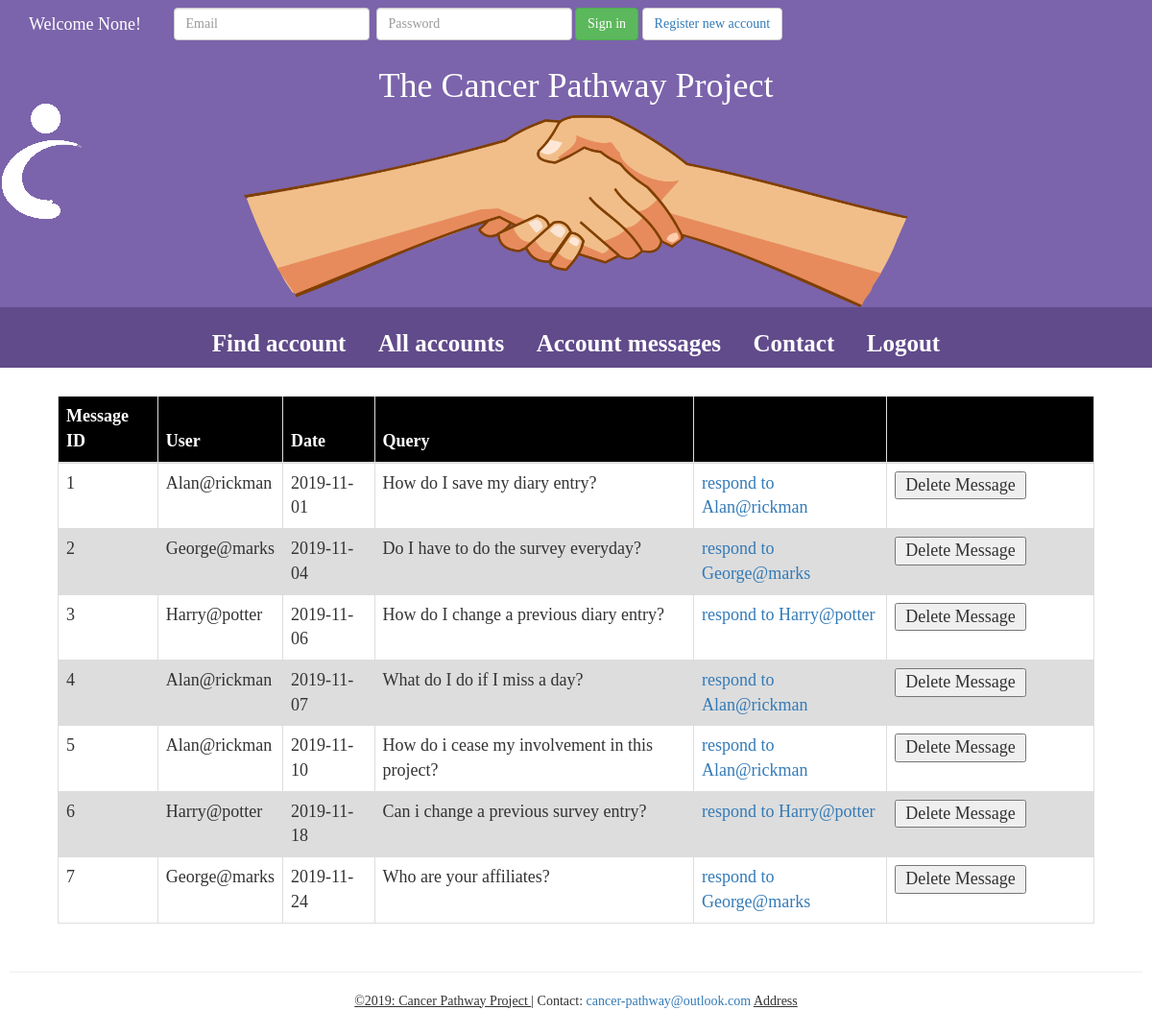
Screenshot of /allComments with the database file from the repository.
### tables this page shows
CREATE TABLE 'contactFormUsers' (
    'messageID' INTEGER NOT NULL PRIMARY KEY AUTOINCREMENT,
    'accountID' INTEGER,
		'volunteer' INTEGER,
    'query' TEXT NOT NULL,
    'date' DATETIME NOT NULL,

		FOREIGN KEY (volunteer) REFERENCES accounts(volunteerID),
    FOREIGN KEY (accountID) REFERENCES accounts(userID)
);

CREATE TABLE 'accounts' (
'userID'		   INTEGER NOT NULL PRIMARY KEY AUTOINCREMENT,
'email_addr'		TEXT NOT NULL,
'name'	            TEXT NOT NULL,
'password'	   TEXT NOT NULL,
'access'	        TEXT NOT NULL,
'volunteerID'	INTEGER NOT NULL UNIQUE
);

### chc_server - Nick.py (the view)
@serv.route("/allComments", methods = ['GET', 'POST'])
def allComments():
    if request.method == 'GET':
        username = request.cookies.get('username')
        return all_user_comments(username)

### chc_server - Nick.py (called while the page is built)
@serv.route("/allAccounts", methods = ['GET', 'POST'])
def all_user_comments(username):
    db = sqlite3.connect(DATABASE)
    cursor = db.cursor()
    cursor.execute('''SELECT messageID, email_addr, date, query FROM contactFormUsers\
    INNER JOIN accounts\
    ON contactFormUsers.accountID=accounts.userID WHERE access == "User";''')
    message_list = cursor.fetchall()
    db.commit()
    db.close()
    return render_template('01-5-allMessages.html', data = message_list, username = username, section_name = str(f'{username}\'s '), welcome = str(f'Welcome {username}!'))

### templates/01-5-allMessages.html (shortened to what this page needs)
{% extends "chc_admin_template.html" %}
{%block content%}
  <link rel = "stylesheet" type = "text/css"href = "{{ url_for('static', filename='style-main.css') }}" />
<form method = "post">
  <table class = "table table-hover " id = "rowClick">
     <thead>
        <th>Message ID</th>
        <th>User</th>
        <th>Date</th>
        <th>Query</th>
        <th></th>
        <th></th>
     </thead>
     {% for row in data %}
        <tr>
          <td>{{row[0]}}</td>
          <td>{{row[1]}}</td>
          <td>{{row[2]}}</td>
          <td>{{row[3]}}</td>
          <td class = "reply_user_td">
            <a href = "mailto:{{row[1]}}">respond to {{row[1]}}</a>
          </td>
          <td class = "delete_button_td">
            <button onclick = "return deleteMessage({{ row[0] }})">&nbsp; Delete Message &nbsp; </button>
          </td>
        </tr>
     {% endfor %}
  </table>
</form>
{% endblock %}

### static/style-main.css (style rules this page uses)
* { padding: 0; margin: 0; font-family: calibri; box-sizing: border-box; }
table { font-family: arial, sans-serif; border-collapse: collapse; margin-left: auto; margin-right: auto; margin-top: 30px; width: 90%; }
th { background-color: #000000; color: #ffffff; font-weight: bolder; }
td, th { border: 1px solid #dddddd; text-align: left; padding: 8px; font-size: 18px; }
tr:nth-child(even) { background-color: #dddddd; }

### static/style-admin.css (style rules this page uses)
.table-hover { width: 90%; margin-left: auto; margin-right: auto; }
.delete_button_td { width: 20%; }

### rows the page displays
contactFormUsers: messageID "1", email_addr "Alan@rickman", date "2019-11-01", query "How do I save my diary entry?"
contactFormUsers: messageID "2", email_addr "George@marks", date "2019-11-04", query "Do I have to do the survey everyday?"
contactFormUsers: messageID "3", email_addr "Harry@potter", date "2019-11-06", query "How do I change a previous diary entry?"
contactFormUsers: messageID "4", email_addr "Alan@rickman", date "2019-11-07", query "What do I do if I miss a day?"
contactFormUsers: messageID "5", email_addr "Alan@rickman", date "2019-11-10", query "How do i cease my involvement in this project?"
contactFormUsers: messageID "6", email_addr "Harry@potter", date "2019-11-18", query "Can i change a previous survey entry?"
contactFormUsers: messageID "7", email_addr "George@marks", date "2019-11-24", query "Who are your affiliates?"

### other values shown
{{ welcome }} "Welcome None!"
